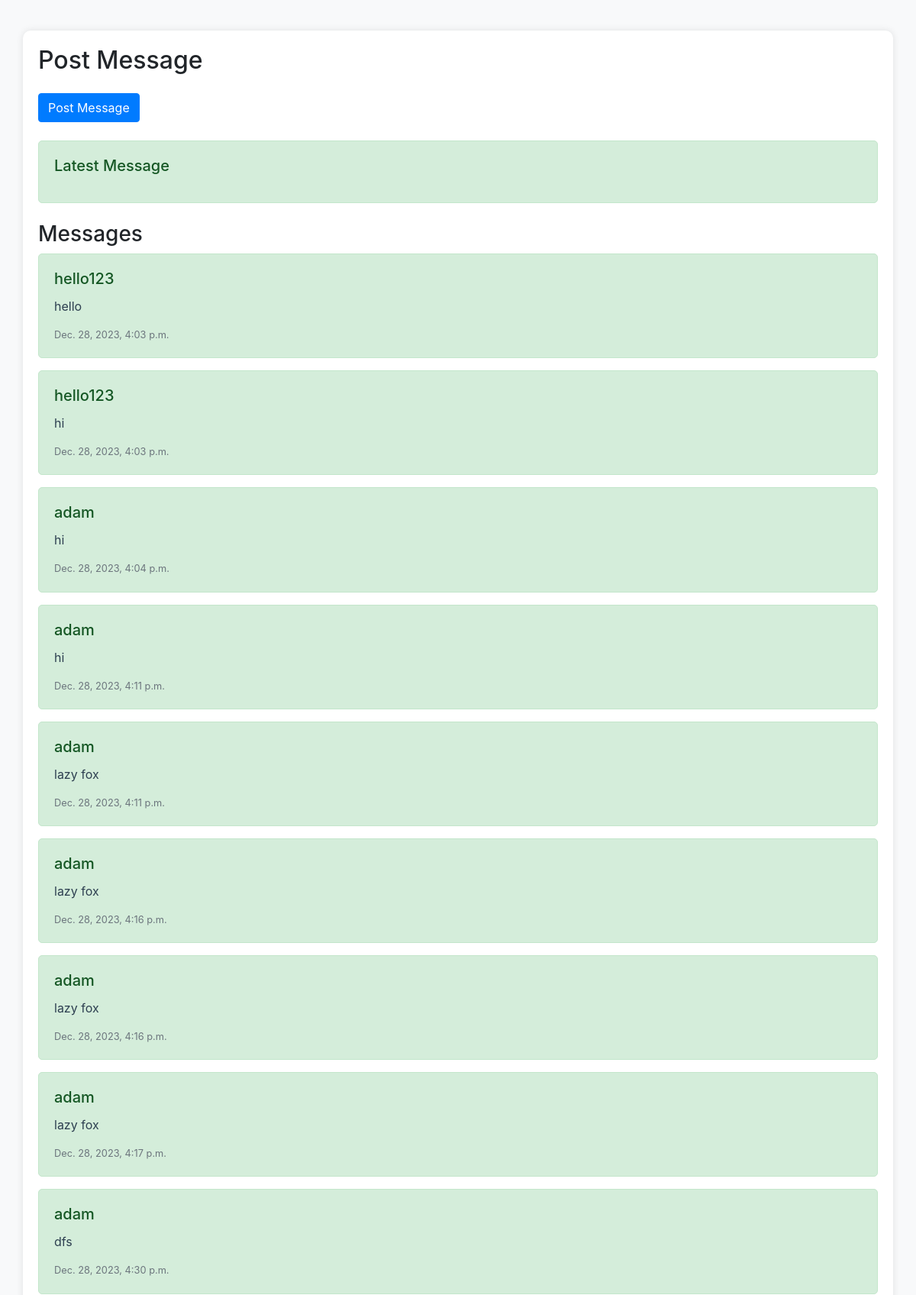
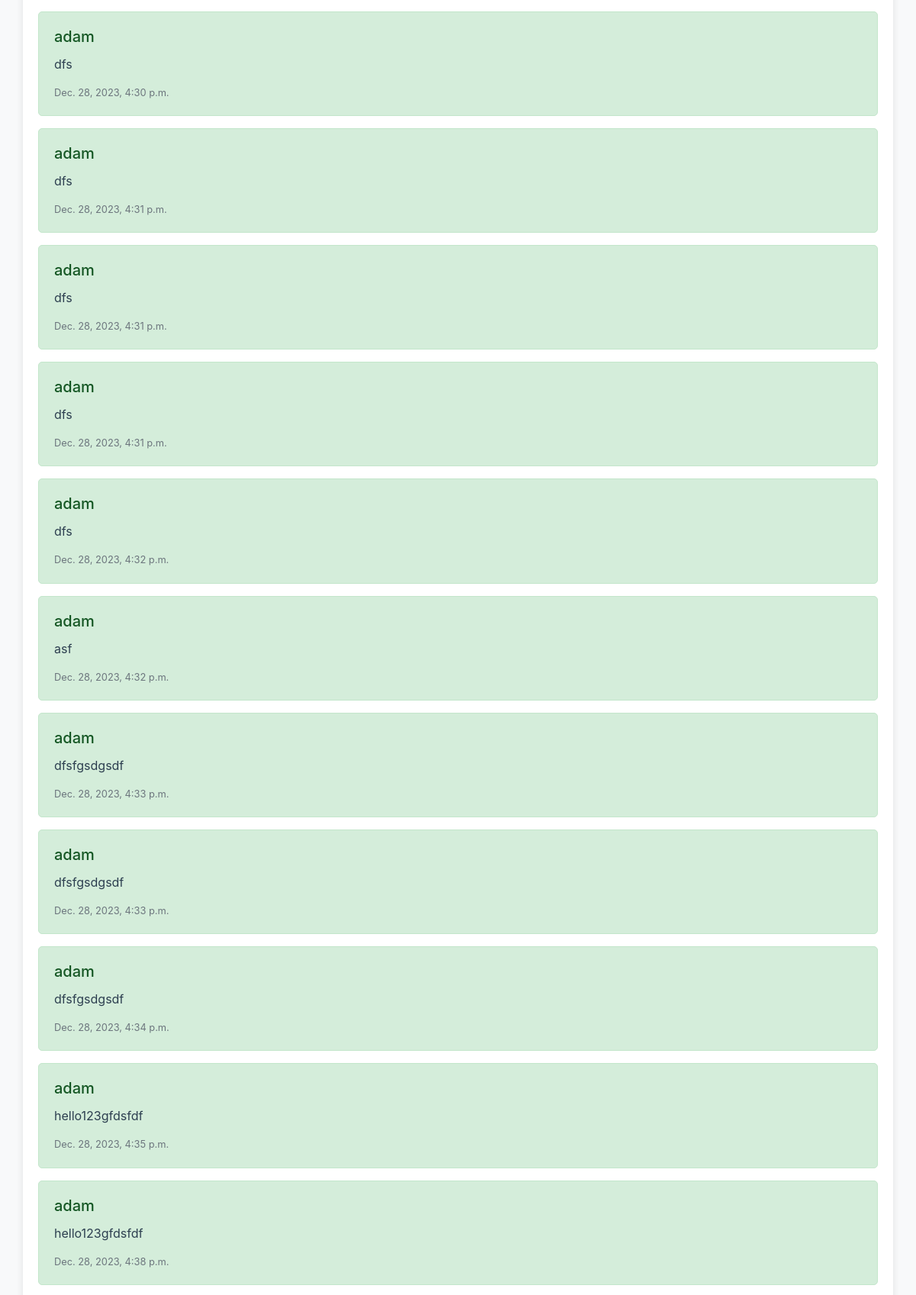
The page /chat/post-message/ (signed in, upper part) on the database its author committed (2 pictures, top to bottom).
### chat/models.py (models this page shows, shortened)
class Message(models.Model):
    user = models.ForeignKey(User, on_delete=models.CASCADE)
    content = models.TextField()
    created_at = models.DateTimeField(auto_now_add=True)

### chat/views.py (the view)
# urls.py: path('post-message/', post_message, name='post_message'),
@login_required
def post_message(request):
    if request.method == 'POST':
        content = request.POST.get('content')
        analyze_sentence(content)
        Message.objects.create(user=request.user, content=content)
    messages = Message.objects.all()
    return render(request, 'post_message.html', {'messages': messages})

### chat/templates/post_message.html (shortened to what this page needs)
<!DOCTYPE html>
<html lang="en">
<head>
    <link rel="stylesheet" href="https://stackpath.bootstrapcdn.com/bootstrap/4.3.1/css/bootstrap.min.css">
</head>
<body style="background-color: #f8f9fa; padding: 20px;">
<div class="container" style="background-color: #ffffff; border-radius: 10px; box-shadow: 0 0 10px rgba(0, 0, 0, 0.1); padding: 20px; margin-top: 20px;">
    <h2 class="mb-4">Post Message</h2>
    {% if user.is_authenticated %}
        <button type="button" class="btn btn-primary mb-4" data-toggle="modal" data-target="#messageModal">
            Post Message
        </button>
    {% else %}
        <div class="alert alert-warning" role="alert" style="background-color: #ffc107; color: #856404;">
            You need to be logged in to post messages.
        </div>
    {% endif %}
    <div class="card mb-3" style="background-color: #d4edda; border: 1px solid #c3e6cb; border-radius: 5px;">
        <div class="card-body">
            <h5 class="card-title" style="color: #155724;">Latest Message</h5>
        </div>
    </div>
    <h3 class="mt-4">Messages</h3>
    {% for message in messages %}
        <div class="card mb-3" style="background-color: #d4edda; border: 1px solid #c3e6cb; border-radius: 5px;">
            <div class="card-body">
                <h5 class="card-title" style="color: #155724;">{{ message.user.username }}</h5>
                <p class="card-text" style="color: #2d3f50;">{{ message.content }}</p>
                <p class="card-text small" style="color: #6c757d;">{{ message.created_at }}</p>
            </div>
        </div>
    {% endfor %}
</div>
</body>
</html>

### rows shown on the page
Message: user.username "hello123", content "hello", created_at "Dec. 28, 2023, 4:03 p.m."
Message: user.username "hello123", content "hi", created_at "Dec. 28, 2023, 4:03 p.m."
Message: user.username "adam", content "hi", created_at "Dec. 28, 2023, 4:04 p.m."
Message: user.username "adam", content "hi", created_at "Dec. 28, 2023, 4:11 p.m."
Message: user.username "adam", content "lazy fox", created_at "Dec. 28, 2023, 4:11 p.m."
Message: user.username "adam", content "lazy fox", created_at "Dec. 28, 2023, 4:16 p.m."
Message: user.username "adam", content "lazy fox", created_at "Dec. 28, 2023, 4:16 p.m."
Message: user.username "adam", content "lazy fox", created_at "Dec. 28, 2023, 4:17 p.m."
Message: user.username "adam", content "dfs", created_at "Dec. 28, 2023, 4:30 p.m."
Message: user.username "adam", content "dfs", created_at "Dec. 28, 2023, 4:30 p.m."
Message: user.username "adam", content "dfs", created_at "Dec. 28, 2023, 4:31 p.m."
Message: user.username "adam", content "dfs", created_at "Dec. 28, 2023, 4:31 p.m."
Message: user.username "adam", content "dfs", created_at "Dec. 28, 2023, 4:31 p.m."
Message: user.username "adam", content "dfs", created_at "Dec. 28, 2023, 4:32 p.m."
Message: user.username "adam", content "asf", created_at "Dec. 28, 2023, 4:32 p.m."
Message: user.username "adam", content "dfsfgsdgsdf", created_at "Dec. 28, 2023, 4:33 p.m."
Message: user.username "adam", content "dfsfgsdgsdf", created_at "Dec. 28, 2023, 4:33 p.m."
Message: user.username "adam", content "dfsfgsdgsdf", created_at "Dec. 28, 2023, 4:34 p.m."
Message: user.username "adam", content "hello123gfdsfdf", created_at "Dec. 28, 2023, 4:35 p.m."
Message: user.username "adam", content "hello123gfdsfdf", created_at "Dec. 28, 2023, 4:38 p.m."
